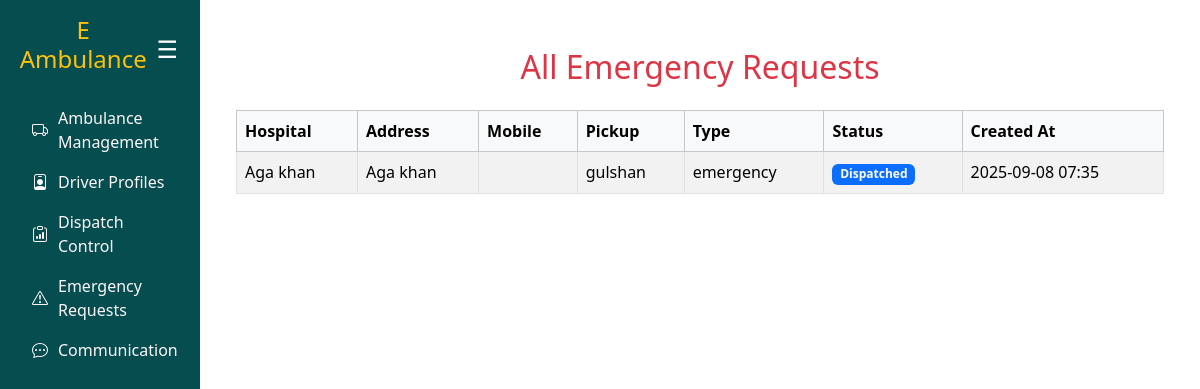
The page /emergency-requests/ on the database its author committed.
### ambulance/models.py (models this page shows, shortened)
class EmergencyRequest(models.Model):
    user = models.ForeignKey(User, on_delete=models.CASCADE)
    ambulance = models.ForeignKey(Ambulance, on_delete=models.CASCADE, null=True, blank=True)
    request_time = models.DateTimeField(auto_now_add=True)  # already hai
    expiry_time = models.DateTimeField(null=True, blank=True)
    created_at = models.DateTimeField(auto_now_add=True)  # 👈 yeh add karo
    status = models.CharField(
        max_length=20,
        choices=[
            ('pending', 'Pending'),
            ('accepted', 'Accepted'),
            ('completed', 'Completed'),
            ('expired', 'Expired'),
        ],
        default='pending'
    )
    pickup_address = models.CharField(max_length=255, null=True, blank=True)
    hospital_name = models.CharField(max_length=255, null=True, blank=True)
    hospital_address = models.CharField(max_length=255, null=True, blank=True)
    request_type = models.CharField(
        max_length=50,
        choices=[('emergency', 'Emergency'), ('normal', 'Normal')],
        default='emergency'
    )

### ambulance/views.py (the view)
# urls.py: path("emergency-requests/", views.emergency_request_list, name="emergency_request_list"),
def emergency_request_list(request):
    requests = EmergencyRequest.objects.all().order_by("-created_at")
    return render(request, "emergency_request_list.html", {"requests": requests})

### ambulance/templates/emergency_request_list.html
{% extends "base.html" %}
{% block content %}
<div class="container mt-4">
  <h2 class="text-center text-danger mb-4">All Emergency Requests</h2>
  <table class="table table-striped table-bordered">
    <thead class="table-light">
      <tr>
        <th>Hospital</th>
        <th>Address</th>
        <th>Mobile</th>
        <th>Pickup</th>
        <th>Type</th>
        <th>Status</th>
        <th>Created At</th>
      </tr>
    </thead>
    <tbody>
      {% for req in requests %}
      <tr>
        <td>{{ req.hospital_name }}</td>
        <td>{{ req.hospital_address }}</td>
        <td>{{ req.customer_mobile }}</td>
        <td>{{ req.pickup_address }}</td>
        <td>{{ req.request_type }}</td>
        <td>
          {% if req.status == "Approved" %}
            <span class="badge bg-success">{{ req.status }}</span>
          {% elif req.status == "Pending" %}
            <span class="badge bg-warning">{{ req.status }}</span>
          {% elif req.status == "Dispatched" %}
            <span class="badge bg-primary">{{ req.status }}</span>
          {% else %}
            <span class="badge bg-danger">{{ req.status }}</span>
          {% endif %}
        </td>
        <td>{{ req.created_at|date:"Y-m-d H:i" }}</td>
      </tr>
      {% endfor %}
    </tbody>
  </table>
</div>
{% endblock %}

### ambulance/templates/base.html (style rules this page uses)
body { overflow-x: hidden; }

### rows shown on the page
EmergencyRequest: hospital_name "Aga khan", hospital_address "Aga khan", pickup_address "gulshan", request_type "emergency", status "Dispatched", created_at "2025-09-08 07:35"
